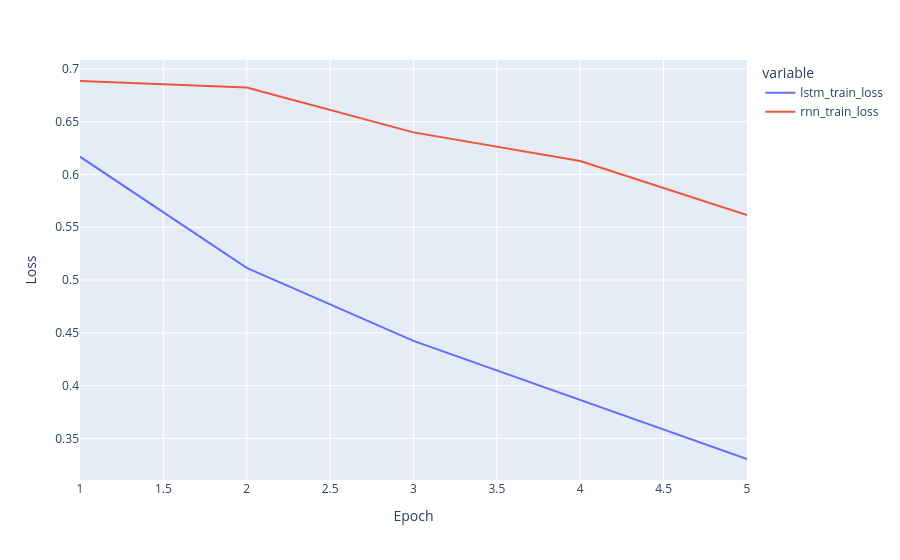

Notebook code for this chart:
### Markdown cell above
### TASK 2.2. TRAIN THE LSTM

Re-use your training loop from Part 1 to train model_lstm for 5 epochs with the same hyperparameters.

***REQUIREMENTS***

(1). Report final test accuracy.

(2). On the same plot, show training loss curves for both the RNN and the LSTM. Label each line clearly.

(3). Which model trains faster (loss drops quicker)? Why might that be?

### Code cell
from IPython.display import Markdown, display
import plotly.express as px

first_answer = f"(1) The maximum achieved test accuracy was {max(history_lstm["test_acc"])*100:.2f}%"
display(Markdown(first_answer))

plot_lines = {"lstm_train_loss": history_lstm["train_loss"], "rnn_train_loss": history_rnn["train_loss"]}

plot = px.line(plot_lines, x=torch.arange(1,6), y=["lstm_train_loss", "rnn_train_loss"], labels={"value": "Loss", "x": "Epoch"})
second_answer = "(2) See plot below"
display(Markdown(second_answer))

third_answer = """(3) The LSTM trains faster. The LSTM memory cell will enable better tracking of long term dependencies and more resilience to the vanishing gradient problem. The gating mechanisms will also enable better control 
"""
display(Markdown(third_answer))

plot.show()

### Figure 1 — Plotly figure (JSON) as saved in the notebook; plotly's stock layout.template omitted (floating-point values rounded to 4 significant figures)
{"data": [{"hovertemplate": "variable=lstm_train_loss<br>Epoch=%{x}<br>Loss=%{y}<extra></extra>", "legendgroup": "lstm_train_loss", "line": {"color": "#636efa", "dash": "solid"}, "marker": {"symbol": "circle"}, "mode": "lines", "name": "lstm_train_loss", "orientation": "v", "showlegend": true, "type": "scatter", "x": [1, 2, 3, 4, 5], "xaxis": "x", "y": [0.6169, 0.5115, 0.4424, 0.3868, 0.3305], "yaxis": "y"}, {"hovertemplate": "variable=rnn_train_loss<br>Epoch=%{x}<br>Loss=%{y}<extra></extra>", "legendgroup": "rnn_train_loss", "line": {"color": "#EF553B", "dash": "solid"}, "marker": {"symbol": "circle"}, "mode": "lines", "name": "rnn_train_loss", "orientation": "v", "showlegend": true, "type": "scatter", "x": [1, 2, 3, 4, 5], "xaxis": "x", "y": [0.6885, 0.6823, 0.6399, 0.6128, 0.5616], "yaxis": "y"}], "layout": {"legend": {"title": {"text": "variable"}, "tracegroupgap": 0}, "margin": {"t": 60}, "xaxis": {"anchor": "y", "domain": [0, 1], "title": {"text": "Epoch"}}, "yaxis": {"anchor": "x", "domain": [0, 1], "title": {"text": "Loss"}}}}
